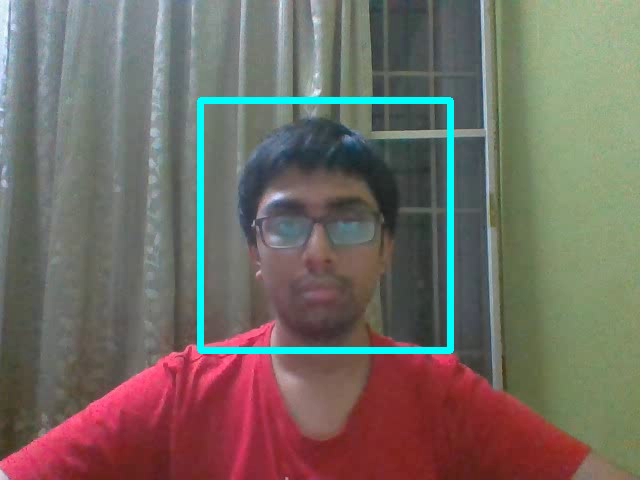
#> input picture frame 12 of Fundamentals/Using webcam to capture video & reading video files/myVideo.mp4, 640 x 480 px, given in place of sample.mp4, which was not available
$ jupyter execute 'Motion Detection using OpenCV.ipynb'   (text cells are left out)
#> lines starting #> are read from the running program, lines starting #| are printed output that depends on the picture; pictures that were not available may be replaced by others from this repository, and a replacement may not be noted
[cell 1]
import datetime
import imutils
import time
import cv2


firstFrame = None
fps = 30
cap = cv2.VideoCapture(f'sample.mp4')


if cap.isOpened()==False:
    print("Either file not found or wrong codec used")


while cap.isOpened():
    ret, frame = cap.read()
#> frame is the input picture: shape (480, 640, 3); mean B, G, R 99.5, 106.7, 114.6

    if ret==True:

        time.sleep(1/fps)

        gray = cv2.cvtColor(frame, cv2.COLOR_BGR2GRAY)
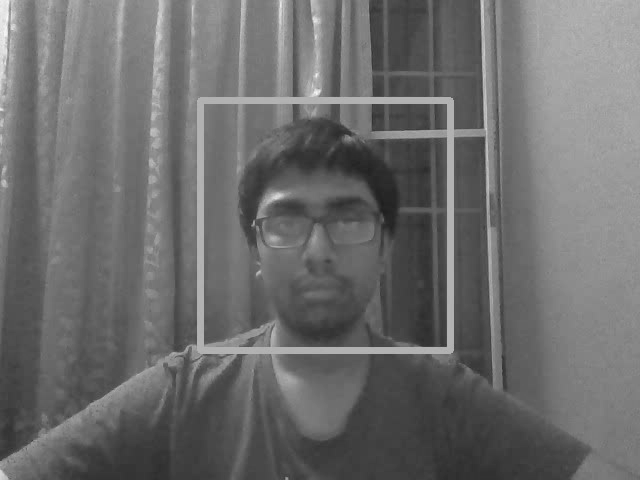
#> gray: shape (480, 640); min 30, max 248, mean 108.2
        gray = cv2.GaussianBlur(gray, (21, 21), 0)
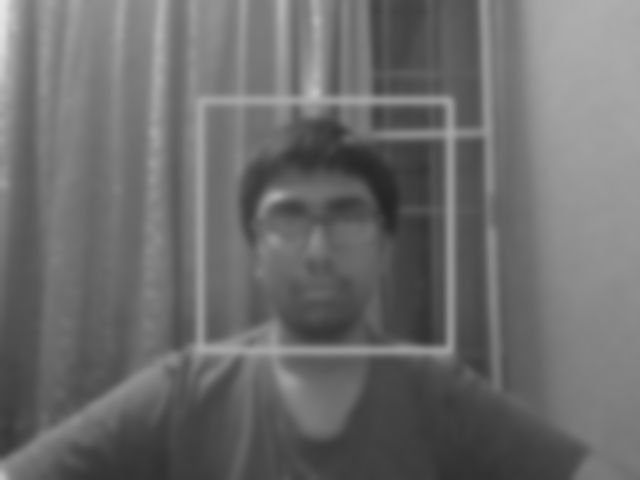
#> gray: shape (480, 640); min 37, max 232, mean 108.2

        if firstFrame is None:
            firstFrame = gray
            continue

        frameDelta = cv2.absdiff(firstFrame, gray)
        thresh = cv2.threshold(frameDelta, 25, 255, cv2.THRESH_BINARY)[1]

        thresh = cv2.dilate(thresh, None, iterations=2)
        cnts = cv2.findContours(thresh.copy(), cv2.RETR_EXTERNAL, cv2.CHAIN_APPROX_SIMPLE)
        cnts = imutils.grab_contours(cnts)


        for c in cnts:
            if cv2.contourArea(c)>=300:
                (x, y, w, h) = cv2.boundingRect(c)
                cv2.rectangle(frame, (x, y), (x + w, y + h), (0, 255, 0), 1)
                cv2.putText(frame, f"Area: {int(cv2.contourArea(c))}", (x,y-10), cv2.FONT_HERSHEY_SIMPLEX, 0.3, (255, 255, 255), 1)

        inc = 2
        cv2.imshow('video', cv2.resize(frame, (320*inc, 240*inc)))


        if cv2.waitKey(1) & 0xFF==ord('q'):
            break

    else:
        break

cap.release()
cv2.destroyAllWindows()

$ run again, starting later in the video
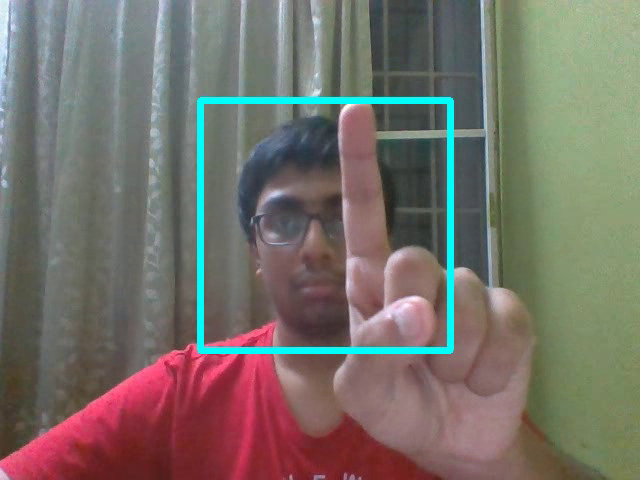
#> input picture frame 56 of Fundamentals/Using webcam to capture video & reading video files/myVideo.mp4, 640 x 480 px, given in place of sample.mp4, which was not available
#> frame is the input picture: shape (480, 640, 3); mean B, G, R 104.8, 112, 118.4
#> `gray = cv2.cvtColor(frame, cv2.COLOR_BGR2GRAY)`:
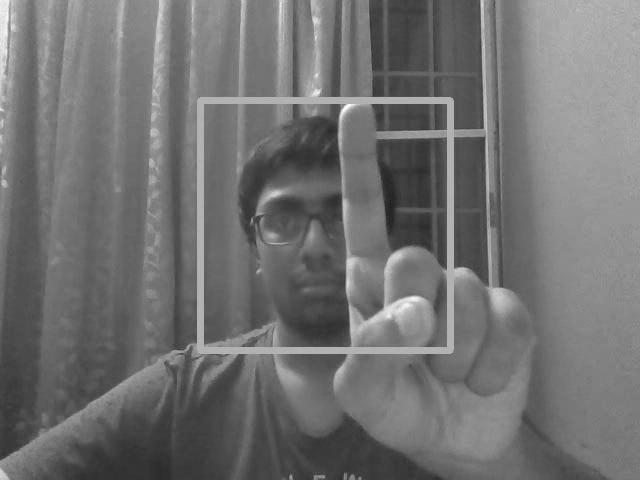
#> gray: shape (480, 640); min 32, max 251, mean 113.1
#> `gray = cv2.GaussianBlur(gray, (21, 21), 0)`:
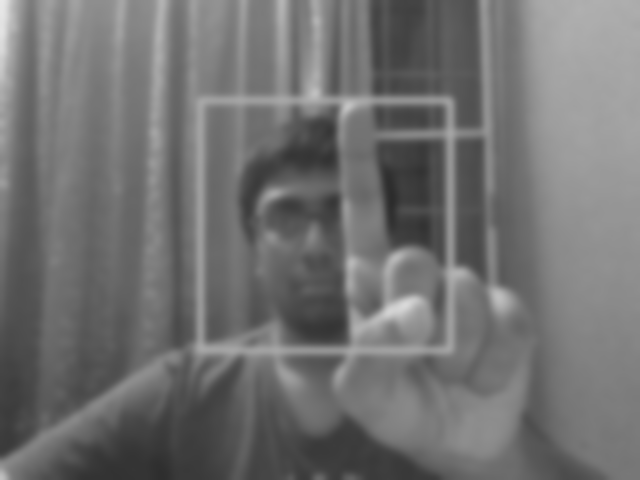
#> gray: shape (480, 640); min 44, max 232, mean 113.1

$ run again, starting later in the video
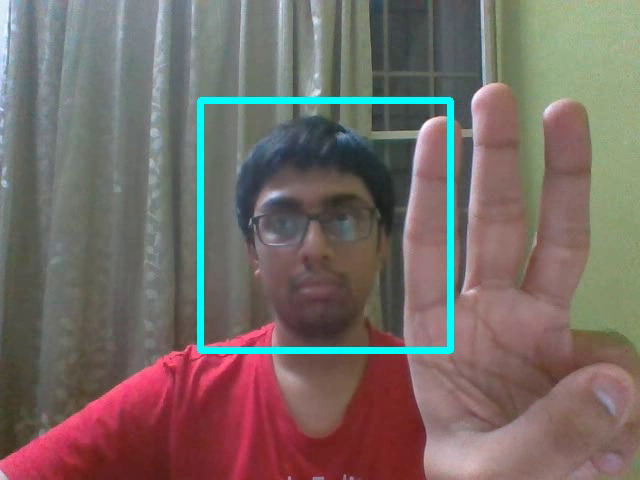
#> input picture frame 100 of Fundamentals/Using webcam to capture video & reading video files/myVideo.mp4, 640 x 480 px, given in place of sample.mp4, which was not available
#> frame is the input picture: shape (480, 640, 3); mean B, G, R 102.3, 106.5, 119.1
#> `gray = cv2.cvtColor(frame, cv2.COLOR_BGR2GRAY)`:
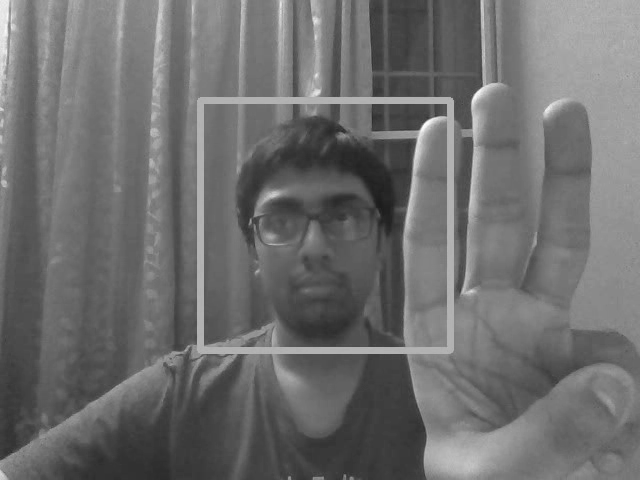
#> gray: shape (480, 640); min 28, max 253, mean 109.7
#> `gray = cv2.GaussianBlur(gray, (21, 21), 0)`:
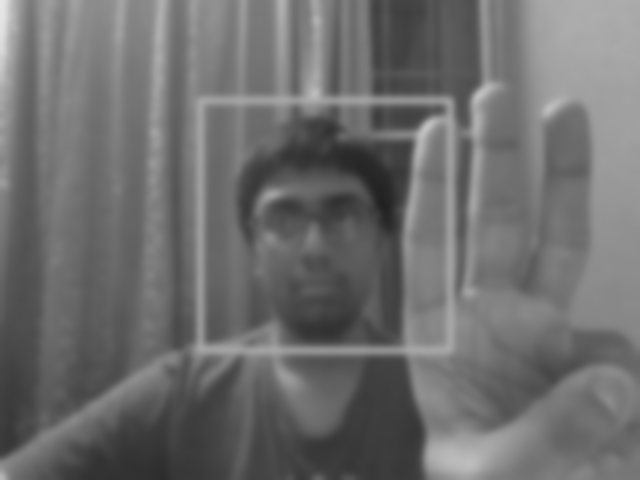
#> gray: shape (480, 640); min 34, max 231, mean 109.7
